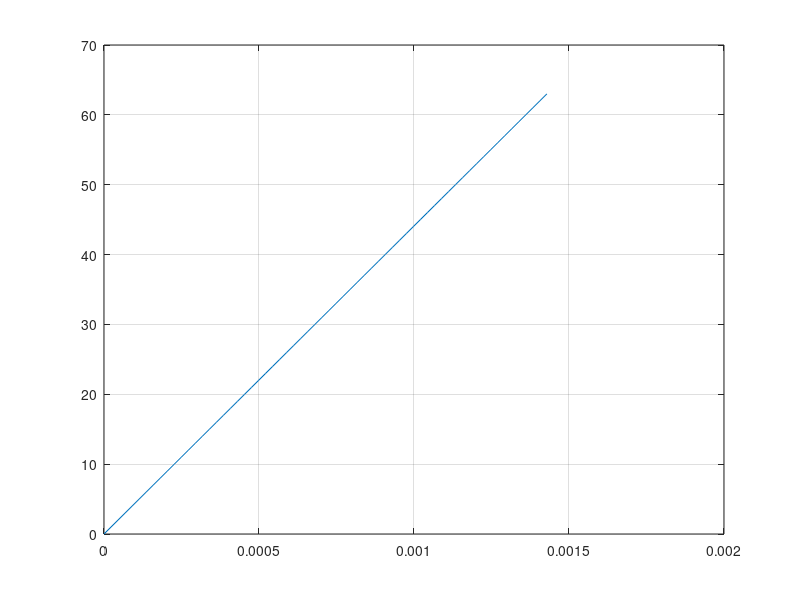

This chart was generated by the following MATLAB code: (Note: this script raises an error after producing the figure.)
clear;
clc;

% choose test signal:
    %test = 'sin';
    %test = 'const';
    test = 'num';

% variable constants:
    N = 64;

    Fd = 44100;
    bias = 0;
    
    amp_1 = 10000; % e.g. 16 bit ADC
    amp_2 = 5000; % 2nd sine

    freq_1 = 9000; % Hz
    freq_2 = 4500;

    phase_1 = 0; % grad
    phase_2 = 37;

N_bank = 4;
row = round(N/N_bank);

time = 0 : 1/Fd : (N - 1)/Fd;
signal = bias + amp_1*sind((freq_1*360).* time + phase_1) + amp_2*sind((freq_2*360).* time + phase_2);

if(strcmp(test, 'sin'))
    fprintf('signal test\n');
elseif(strcmp(test, 'const'))
    fprintf('const test\n');
elseif(strcmp(test, 'num'))
    fprintf('index number test\n');
else
    error('"test" is wrong\n');
end

k = 0;
ram(1:row, 1:N_bank) = zeros;
test_signal(1:N) = zeros;

for i = 1:N_bank
    for j = 1:row
        k = k + 1;
        
        if(strcmp(test, 'sin'))
            test_signal(k) = round(signal(k));
        elseif(strcmp(test, 'const'))
            test_signal(k) = 100;
        elseif(strcmp(test, 'num'))
            test_signal(k) = k - 1;
        end
        
        if(N_bank == 4)
            switch(i)
                case 1
                    ram(j, 1) = test_signal(k);
                case 2
                    ram(j, 3) = test_signal(k);
                case 3
                    ram(j, 2) = test_signal(k);
                case 4
                    ram(j, 4) = test_signal(k);
            end
        else
            error('number of bank must be equal 4 because of stage writing points bank number must be 1,3,2,4');
        end
    end
end

clear k;

figure;
plot(time, test_signal);
grid on;

% fft (for check):
temp_fft = fft(test_signal, N)/N;
cnt = 1;

ram_fft(1:row, 1:N_bank) = zeros;
for i = 1:row
    ram_fft(i, 1:4) = real(temp_fft((1 + (i-1)*4) : (4*i))) -...
                      imag(temp_fft((1 + (i-1)*4) : (4*i)));
    cnt = cnt + 1;
end
clear cnt;

%{
% fft:
% 1 stage
ram_buf(1:row, 1:N_bank) = zeros;
for i = 1:row
   ram_buf(i,:) = fft_but4(ram(i,:), N, i-1);
end

ram(1:4, 1:4) =     [ram_buf(1:4,   1), ram_buf(1:4,   2), ram_buf(1:4,   3), ram_buf(1:4,   4)];
ram(5:8, 1:4) =     [ram_buf(5:8,   2), ram_buf(5:8,   3), ram_buf(5:8,   4), ram_buf(5:8,   1)];
ram(9:12, 1:4) =    [ram_buf(9:12,  3), ram_buf(9:12,  4), ram_buf(9:12,  1), ram_buf(9:12,  2)];
ram(13:16, 1:4) =	[ram_buf(13:16, 4), ram_buf(13:16, 1), ram_buf(13:16, 2), ram_buf(13:16, 3)];

clear ram_buf;
ram_buf(1:4, 1:4) =     [ram(1:4, 1), ram(5:8, 4), ram(9:12, 3), ram(13:16, 2)];
ram_buf(5:8, 1:4) =     [ram(1:4, 2), ram(5:8, 1), ram(9:12, 4), ram(13:16, 3)];
ram_buf(9:12, 1:4) =    [ram(1:4, 3), ram(5:8, 2), ram(9:12, 1), ram(13:16, 4)];
ram_buf(13:16, 1:4) =   [ram(1:4, 4), ram(5:8, 3), ram(9:12, 2), ram(13:16, 1)];

ram = ram_buf;

% 2 stage
clear ram_buf;
ram_buf(1:row, 1:N_bank) = zeros;
cnt = 0;
for i = 1:row 
   ram_buf(i,:) = fft_but4(ram(i,:), N/4, cnt);
   
   if(cnt == 3)
       cnt = 0;
   else
       cnt = cnt + 1;
   end
end

for i = 1:4
    t = (i-1)*4;
    
    ram(1+t, 1:4) = [ram_buf(1+t, 1), ram_buf(1+t, 2), ram_buf(1+t, 3), ram_buf(1+t, 4)];
    ram(2+t, 1:4) = [ram_buf(2+t, 2), ram_buf(2+t, 3), ram_buf(2+t, 4), ram_buf(2+t, 1)];
    ram(3+t, 1:4) = [ram_buf(3+t, 3), ram_buf(3+t, 4), ram_buf(3+t, 1), ram_buf(3+t, 2)];
    ram(4+t, 1:4) = [ram_buf(4+t, 4), ram_buf(4+t, 1), ram_buf(4+t, 2), ram_buf(4+t, 3)];
end

clear ram_buf;
ram_buf(1:row, 1:N_bank) = zeros;

for i = 1:4
    t = (i-1)*4;
    
    ram_buf(1+t, 1:4) = [ram(1+t, 1), ram(2+t, 4), ram(3+t, 3), ram(4+t, 2)];
    ram_buf(2+t, 1:4) = [ram(1+t, 2), ram(2+t, 1), ram(3+t, 4), ram(4+t, 3)];
    ram_buf(3+t, 1:4) = [ram(1+t, 3), ram(2+t, 2), ram(3+t, 1), ram(4+t, 4)];
    ram_buf(4+t, 1:4) = [ram(1+t, 4), ram(2+t, 3), ram(3+t, 2), ram(4+t, 1)];
end
    
ram = ram_buf;

% 3 stage
clear ram_buf;
ram_buf(1:row, 1:N_bank) = zeros;
for i = 1:row 
   ram_buf(i,:) = fft_but4(ram(i,:), N/4/4, 4);
end

re = real(ram_buf);
im = imag(ram_buf);
%}
  
% fht:  
for i = 1:row % 0 stage (only butterfly)
   temp = fht_double_but([ram(i, 1), ram(i, 2), 0],...
                         [ram(i, 3), ram(i, 4), 0], 0, 0, 1);
   ram(i, :) = [temp(1), temp(3), temp(2), temp(4)];
end

last_stage = log(N)/log(2) - 1; % numbers start from zero
coef_cos = 4;

% init coef for 1st stage:
	div = N/(2*N_bank);
	sector = 1;

for stage = 1:last_stage % without 0 stage
	ram_buf(1:row, 1:N_bank) = zeros;

	sector_size = 1;
	sector_cnt = 2;

	cos_cnt = 0;
	bit_depth = stage;

	for j = 1:sector
		cur_cos_0 = bin2dec(fliplr(dec2bin(cos_cnt, bit_depth)));
		cur_cos_1 = bin2dec(fliplr(dec2bin(cos_cnt + 1, bit_depth)));
		
		for i = (1 + (j-1)*2*div):(2*div + (j-1)*2*div) 
			if(j == 1)
				temp = fht_double_but([ram(i, 1), ram(i, 2), ram(i, 2)],...
									  [ram(i, 3), ram(i, 4), ram(i, 4)], cur_cos_0, cur_cos_1, coef_cos);   
			elseif(j == 2)
				temp = fht_double_but([ram(i, 2), ram(i, 1), ram(i, 3)],...
									  [ram(i, 4), ram(i, 3), ram(i, 1)], cur_cos_0, cur_cos_1, coef_cos);
			elseif(mod(j, 2) == 1)
				temp = fht_double_but([ram(i, 1), ram(i, 2), ram(i + sector_cnt*2*div, 3)],...
									  [ram(i, 3), ram(i, 4), ram(i + sector_cnt*2*div, 1)],...
									   cur_cos_0, cur_cos_1, coef_cos);
			else
				temp = fht_double_but([ram(i, 2), ram(i, 1), ram(i + sector_cnt*2*div, 4)],...
									  [ram(i, 4), ram(i, 3), ram(i + sector_cnt*2*div, 2)],...
									   cur_cos_0, cur_cos_1, coef_cos);
			end
			
			if(stage == last_stage)
				ram_buf(i, 1) = temp(1);
				ram_buf(i, 2) = temp(2);
				ram_buf(i, 3) = temp(3);
				ram_buf(i, 4) = temp(4);
			elseif(i > (div + (j-1)*2*div))
				ram_buf(i - div, 2) = temp(1);
				ram_buf(i - div, 4) = temp(2);
				ram_buf(i, 1) = temp(3);
				ram_buf(i, 3) = temp(4); 
			else
				ram_buf(i, 1) = temp(1);
				ram_buf(i, 3) = temp(2);
				ram_buf(i + div, 2) = temp(3);
				ram_buf(i + div, 4) = temp(4);
            end
		end
        
		if((sector_cnt == -(sector_size - 1)) && (j >= 2))
			sector_size = 2*sector_size;
			sector_cnt = sector_size - 1;
		else
			sector_cnt = sector_cnt - 2;
		end
        
        cos_cnt = cos_cnt + 2;
	end

	div = div/2;
	coef_cos = 2*coef_cos;
	sector = 2*sector;
    
	ram = ram_buf;
end

% from matrix to row:
cnt = 1;
clear ram_buf;
ram_buf(1:N) = zeros;

for i = 1:row
	ram_buf((1 + (i-1)*4) : (4*i)) = ram(i, 1:4);
    cnt = cnt + 1;
end

% change index order (bit reverse):
cnt = 1;
ram_fht(1:row, 1:N_bank) = zeros;

for i = 1:row
	ram_fht(i, 1:4) = [ram_buf(bin2dec(fliplr(dec2bin(cnt-1, last_stage+1))) + 1),... % cnt+0-1
					   ram_buf(bin2dec(fliplr(dec2bin(cnt, last_stage+1))) + 1),...   % cnt+1-1
					   ram_buf(bin2dec(fliplr(dec2bin(cnt+1, last_stage+1))) + 1),... % cnt+2-1
					   ram_buf(bin2dec(fliplr(dec2bin(cnt+2, last_stage+1))) + 1)];   % cnt+3-1
    cnt = cnt + 4;
end

clear cnt;

sub = ram_fft - ram_fht;